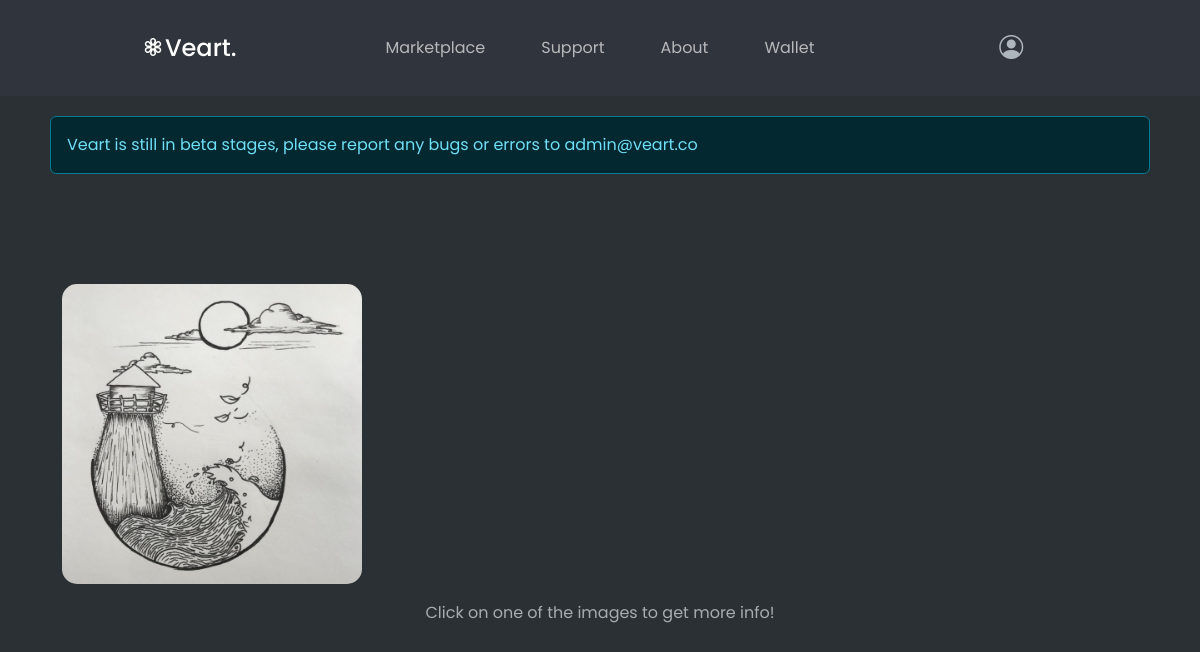
/marketplace, run on an earlier commit of the app's database.
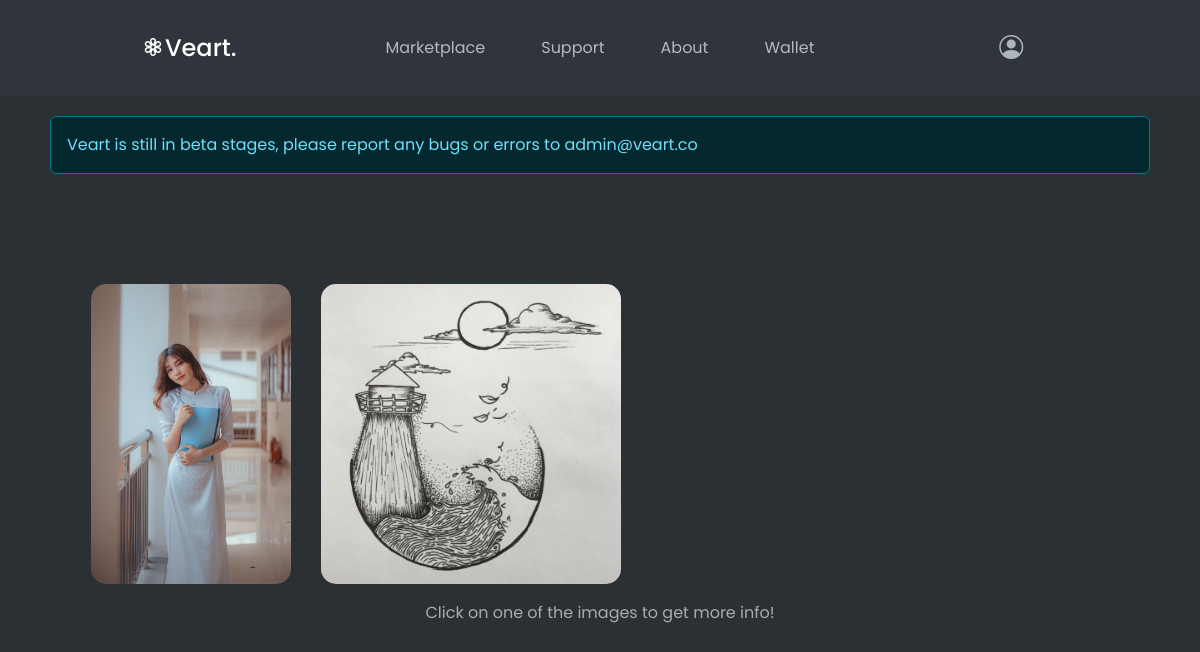
And on a later commit of the database.
### models.py (models this page shows)
class Assets(db.Model):
    id = db.Column(db.Integer(), primary_key=True)
    asset_id = db.Column(db.String(), unique=True, nullable=False)
    asset_name = db.Column(db.String(), unique=True, nullable=False)
    asset_hash = db.Column(db.String(), unique=True, nullable=False)
    asset_route = db.Column(db.String(), unique=True, nullable=False)
    asset_description = db.Column(db.String(), unique=False, nullable=False)
    price = db.Column(db.Integer(), unique=False, nullable=False)
    owner = db.Column(db.String(), unique=False, nullable=False)
    creation_date = db.Column(db.DateTime())

### index.py (the view)
@indexbp.route('/marketplace', methods=['GET', 'POST'])
def marketplace():
    page = request.args.get('p', 1)
    try:
        assets = Assets.query.order_by(desc(Assets.id)).paginate(page=page, per_page=12)
    except OperationalError:
        assets = None
    return render_template('marketplace.html', assets=assets)

### templates/marketplace.html (shortened to what this page needs)
{% extends 'base.html' %}
{% block link %}
<link rel="stylesheet" href="/static/marketplace.css">
{% endblock %}
{% block body %}
<div id="marketplace" class="bg-body-tertiary animate__animated animate__fadeIn">
    <div id="navbar">
        <div id="logo">
            <h4><i class="bi bi-flower3"></i>Veart.</h4>
        </div>
        <div id="nav" class="navbar navbar-expand-lg mx-auto">
            <ul class="navbar-nav">
                <li class="nav-item">
                    <a href="/marketplace" class="nav-link">Marketplace</a>
                </li>
                <li class="nav-item">
                    <a href="/support" class="nav-link">Support</a>
                </li>
                <li class="nav-item">
                    <a href="/about" class="nav-link">About</a>
                </li>
                <li class="nav-item">
                    <a href="/wallet" class="nav-link">Wallet</a>
                </li>
            </ul>
        </div>
        <div id="actions">
            <h4><i class="bi bi-person-circle"></i></h4>
        </div>
    </div>
    <div id="content" class="container">
        <div id="beta" class="alert alert-info w-100">
            Veart is still in beta stages, please report any bugs or errors to admin@veart.co
        </div>
        <div id="highlights-wrapper" class="container-fluid">
            <div id="highlights">
                {% for asset in assets.items %}
                    <img src="{{ asset.asset_route }}" id="highlights-img">
                {% endfor %}
            </div>
            <p class="text-secondary-emphasis text-center" style="margin-top: 10px;">Click on one of the images to get more info!</p>
        </div>
    </div>
</div>
{% endblock %}

### templates/base.html (shortened to what this page needs)
<!DOCTYPE html>
<html lang="en" data-bs-theme="dark">
<head>
    <link href="https://cdn.jsdelivr.net/npm/bootstrap@5.3.0-alpha1/dist/css/bootstrap.min.css" rel="stylesheet">
    <link rel="stylesheet" href="/static/index.css">
    <link rel="stylesheet" href="https://cdnjs.cloudflare.com/ajax/libs/animate.css/4.1.1/animate.min.css"/>
    <link rel="stylesheet" href="https://cdn.jsdelivr.net/npm/bootstrap-icons@1.10.3/font/bootstrap-icons.css">
    {% block link %}
    {% endblock %}
</head>
<body class="bg-body-tertiary">
    {% block body %}
    {% endblock %}
</body>
</html>

### static/index.css (style rules this page uses)
* { font-family: 'Poppins', sans-serif; }
html { height: 100%; width: 100%; margin: 0; padding: 0; }
body { height: 100%; width: 100%; margin: 0; padding: 0; background-size: cover; background-repeat: none; object-fit: contain; }

### static/marketplace.css (style rules this page uses)
#marketplace { height: 100%; width: 100%; margin: 0; padding: 0; background-color: white; }
#navbar { width: 100%; height: fit-content; background-color: #30343c; padding: 20px; display: inline-grid; grid-template-columns: repeat(3, 1fr); }
#logo { height: fit-content; width: 100%; display: block; font-family: 'Poppins', sans-serif; color: white; text-align: center; margin: auto; }
#logo h4 { padding: 0; margin: 0; }
#nav { display: block; width: 100%; height: fit-content; }
#nav ul { width: 100%; text-align: center; margin: auto; }
#nav li { margin-left: 20px; margin-right: 20px; justify-content: space-between; }
#nav a { text-align: center; font-size: 1rem; }
#actions { width: 100%; height: fit-content; text-align: center; display: block; justify-content: center; align-items: center; margin: auto; }
#actions h4 { margin: 0; padding: 0; }
#content { width: 100%; height: fit-content; padding: 20px; color: white; font-family: 'Poppins', sans-serif; }
#highlights-wrapper { width: 100%; overflow-x: scroll; }
#highlights { margin-top: 60px; width: 100%; display: inline-grid; grid-template-columns: repeat(4, 1fr); text-align: center; overflow-x: scroll; cursor:pointer; }
#highlights-img { display: block; height: 300px; width: auto; margin: auto; border-radius: 15px 15px 15px 15px; }

What changed in the data, as far as the page shows it:
added Assets: asset_route (picture)
